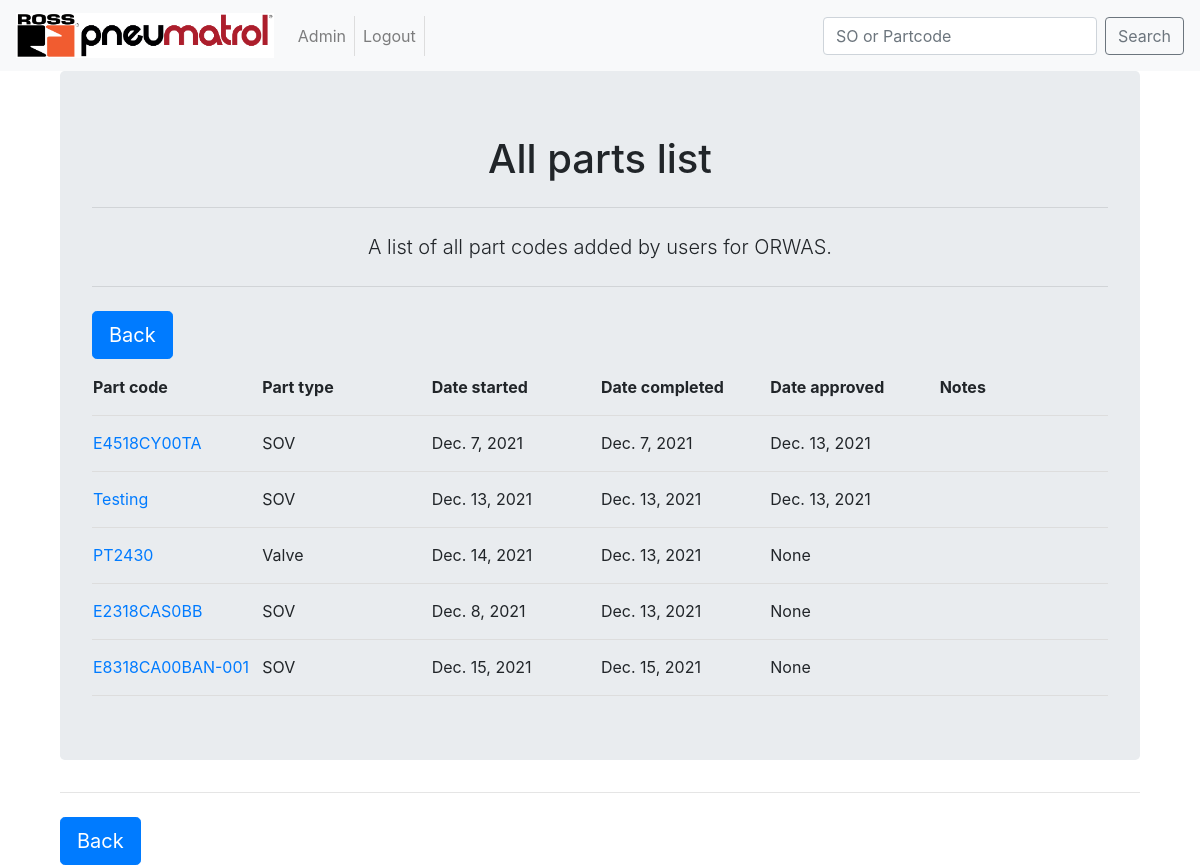
The page /ORWAapp/AllParts (signed in) on the database as committed earlier.
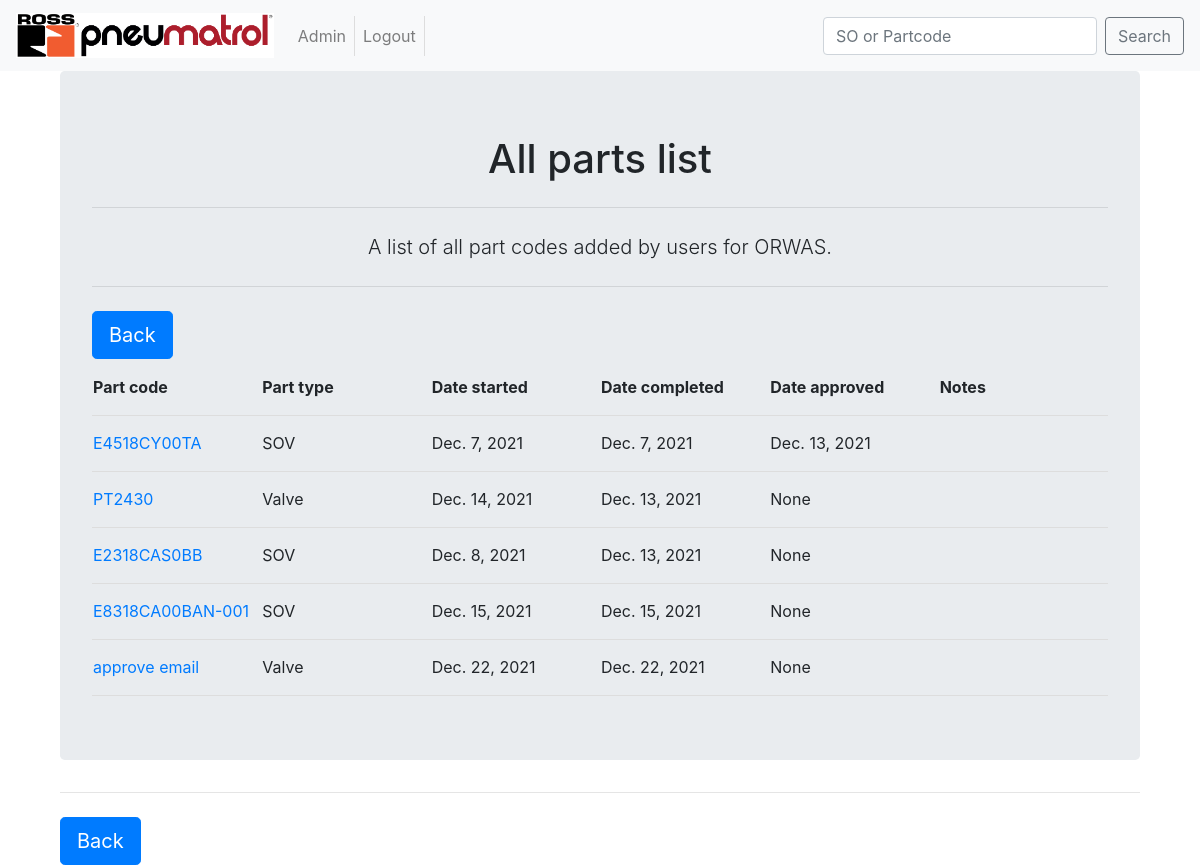
The same page on the database as committed later.
### ORWAapp/models.py (models this page shows, shortened)
class Parts(models.Model):
	part_code = models.CharField(max_length=22, unique=True)
	part_type = models.ForeignKey(PartType, on_delete=models.CASCADE)
	sales_order = models.ForeignKey(SalesOrder, on_delete=models.CASCADE, related_name='salesorder')
	updated_code = models.BooleanField(default=False)
	start_date = models.DateField()
	completed_by = models.ForeignKey(User, on_delete=models.CASCADE, related_name='completedby', null=False, blank=True)
	completed_date = models.DateField(auto_now_add = True)
	approved_by = models.ForeignKey(User, on_delete=models.CASCADE, related_name='approvedby', null=True, blank=True)
	approved_date = models.DateField(null=True, blank=True)
	problem_parts = models.BooleanField(default=False, verbose_name ="Problem parts checked")
	problem_parts_cleared = models.BooleanField(default = False)
	notes = models.TextField(blank=True, max_length = 256, verbose_name ="Part notes")
	SMALL = 'S'
	MEDIUM = "M"
	LARGE = "L"
	HUGE = "H"
	SIZE_CHOICES = [
	    (SMALL, 'Small'),
	    (MEDIUM, 'Medium'),
	    (LARGE, 'Large'),
	    (HUGE, 'Huge'),
	]
	size = models.CharField(max_length=1, choices=SIZE_CHOICES, null = False)
	class Meta:
		verbose_name_plural = "Parts"

class PartType(models.Model):
	name = models.CharField(max_length=20, unique=True)
	description = models.TextField(max_length=200, help_text="200 character max")
	def __str__(self):
		return self.name
	class Meta:
		verbose_name_plural = "Part Types"

### ORWAapp/views.py (the view)
# urls.py: path('AllParts', views.AllParts, name='AllParts'),
@login_required(login_url='/user_login/')
def AllParts(request):
    user = request.user.first_name
    ap = Parts.objects.all()
    context = {
    'insert_me':user,
    'ap': ap,
    }
    return render(request, 'ORWAapp/home/AllParts.html', context)

### templates/ORWAapp/home/AllParts.html (shortened to what this page needs)
<!DOCTYPE html>
{% extends "base.html" %}
    {% block body_block %}
        <div class="container">
            <div class="jumbotron">
                <center>
                <h1>All parts list</h1>
                <hr class="my-4">
                <p class="lead">A list of all part codes added by users for ORWAS. </p>
                <hr class="my-4">
            </center>
                <a class="btn btn-primary btn-lg" href="{% url 'ORWAapp:home' %}" role="button">Back</a>
                    <table>
                        <tr>
                            <th>Part code</th>
                            <th>Part type</th>
                            <th>Date started</th>
                            <th>Date completed</th>
                            <th>Date approved</th>
                            <th>Notes</th>
                        </tr>
                        {% for p in ap %}
                        <tr>
                            <td><a href="{% url 'ORWAapp:PartDetail' p.part_code %}">{{ p.part_code }}</a></td>
                            <td>{{ p.part_type }}</td>
                            <td>{{ p.start_date }}</td>
                            <td>{{ p.completed_date }}</td>
                            <td>{{ p.approved_date }}</td>
                            <td>{{ p.notes }}</td>
                        </tr>
                        {% endfor %}
                    </table>
            </div>
            <hr class="my-4">
        <a class="btn btn-primary btn-lg" href="{% url 'ORWAapp:home' %}" role="button">Back</a>
{% endblock %}

Rows that differ between the two databases and show on the page:
removed Parts: part_code "Testing", part_type "SOV", start_date "Dec. 13, 2021", completed_date "Dec. 13, 2021", approved_date "Dec. 13, 2021"
added Parts: part_code "approve email", part_type "Valve", start_date "Dec. 22, 2021", completed_date "Dec. 22, 2021", approved_date "None"
